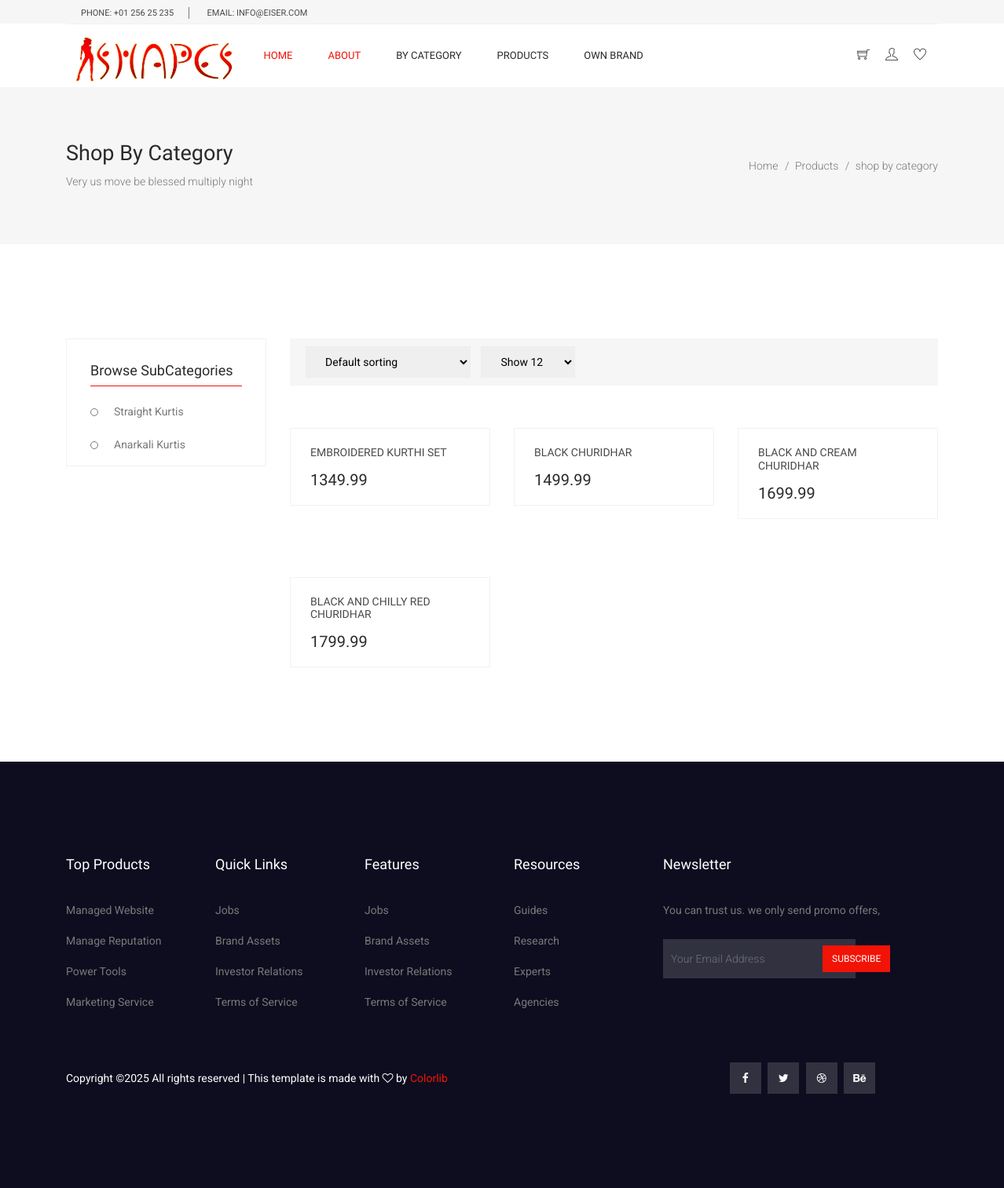
Screenshot of /shop_by_category/2 (signed in) with the database file from the repository.
### Shape_App/models.py (models this page shows, shortened)
class tbl_Product(models.Model):
    subcategory = models.ForeignKey(tbl_SubCategory, on_delete=models.CASCADE, related_name="products")
    name = models.CharField(max_length=200)
    description = models.TextField(null=True, blank=True)
    price = models.DecimalField(max_digits=10, decimal_places=2)
    stock = models.PositiveIntegerField()
    material = models.CharField(max_length=100, null=True, blank=True)   # Cotton, Silk, etc.
    brand = models.CharField(max_length=100, null=True, blank=True)
    gender = models.CharField(max_length=10, choices=[
        ('men', 'Men'),
        ('women', 'Women'),
        ('kids', 'Kids'),
        ('unisex', 'Unisex'),
    ], default='unisex')
    status = models.CharField(max_length=10, choices=[('active', 'Active'), ('inactive', 'Inactive')], default='active')
    created_at = models.DateTimeField(auto_now_add=True)
    updated_at = models.DateTimeField(auto_now=True)
    gst_percentage = models.DecimalField(max_digits=5, decimal_places=2, default=0.00)
    image = models.ImageField(upload_to="products/",null=True)
    video=models.FileField(upload_to='Videos/',null=True)

class tbl_SubCategory(models.Model):
    category = models.ForeignKey(tbl_Category, on_delete=models.CASCADE, related_name="subcategories")
    name = models.CharField(max_length=100)
    status = models.CharField(max_length=100, null=True, choices=[('active', 'Active'), ('inactive', 'Inactive')])
    created_at = models.DateTimeField(auto_now_add=True)
    updated_at = models.DateTimeField(auto_now=True)

### Shape_App/views.py (the view)
# urls.py: path("shop_by_category/<id>",views.shop_by_category,name="shop_by_category"),
def shop_by_category(request,id):
    all_cat=tbl_Category.objects.filter(status="active")
    sub_cat = tbl_SubCategory.objects.filter(category=id)
    subcat_id = request.GET.get("subcategory")  # read query parameter
    if subcat_id:
        product = tbl_Product.objects.filter(subcategory_id=subcat_id)
    else:
        product = tbl_Product.objects.filter(subcategory__category__id=id)
    return render(request,"shop_by_category.html",{"sub_cat":sub_cat,"all_cat":all_cat,"product":product})

### templates/shop_by_category.html (shortened to what this page needs)
{% include 'index_nav.html' %}
{% load static %}
    <section class="banner_area">
      <div class="banner_inner d-flex align-items-center">
        <div class="container">
          <div class="banner_content d-md-flex justify-content-between align-items-center">
            <div class="mb-3 mb-md-0">
              <h2>Shop By Category</h2>
              <p>Very us move be blessed multiply night</p>
            </div>
            <div class="page_link">
              <a href="/">Home</a>
              <a href="/products/">Products</a>
              <a href="/shop_by_category/">shop by category</a>
            </div>
          </div>
        </div>
      </div>
    </section>
    <section class="cat_product_area section_gap">
      <div class="container">
        <div class="row flex-row-reverse">
          <div class="col-lg-9">
            <div class="product_top_bar">
              <div class="left_dorp">
                <select class="sorting">
                  <option value="1">Default sorting</option>
                </select>
                <select class="show">
                  <option value="1">Show 12</option>
                </select>
              </div>
            </div>
            <div class="latest_product_inner">
              <div class="row">
              {% for i in product%}
             <div class="col-lg-4 col-md-6">
          <div class="single-product">
            <div class="product-img">
            </div>
            <div class="product-btm">
              <a href="/product_detail/{{i.id}}" class="d-block">
                <h4>{{i.name}}</h4>
              </a>
              <div class="mt-3">
                <span class="mr-4">{{i.price}}</span>
              </div>
            </div>
          </div>
        </div>
                 {% empty %}
               <h3>✅ No products available in this category.</h3>
            {% endfor %}
              </div>
            </div>
          </div>
          <div class="col-lg-3">
            <div class="left_sidebar_area">
              <aside class="left_widgets p_filter_widgets">
                <div class="l_w_title">
                  <h3>Browse SubCategories</h3>
                </div>
                <div class="widgets_inner">
                  <ul class="list">
                    {% for i in sub_cat %}
                    <li>
                       <a href="?subcategory={{ i.id }}">{{i.name}}</a>
                    </li>
                    {% endfor %}
                  </ul>
                </div>
              </aside>
            </div>
          </div>
        </div>
      </div>
    </section>
    <footer class="footer-area section_gap">
      <div class="container">
        <div class="row">
          <div class="col-lg-2 col-md-6 single-footer-widget">
            <h4>Top Products</h4>
            <ul>
              <li><a href="#">Managed Website</a></li>
              <li><a href="#">Manage Reputation</a></li>
              <li><a href="#">Power Tools</a></li>
              <li><a href="#">Marketing Service</a></li>
            </ul>
          </div>
          <div class="col-lg-2 col-md-6 single-footer-widget">
            <h4>Quick Links</h4>
            <ul>
              <li><a href="#">Jobs</a></li>
              <li><a href="#">Brand Assets</a></li>
              <li><a href="#">Investor Relations</a></li>
              <li><a href="#">Terms of Service</a></li>
            </ul>
          </div>
          <div class="col-lg-2 col-md-6 single-footer-widget">
            <h4>Features</h4>
            <ul>
              <li><a href="#">Jobs</a></li>
              <li><a href="#">Brand Assets</a></li>
              <li><a href="#">Investor Relations</a></li>
              <li><a href="#">Terms of Service</a></li>
            </ul>
          </div>
          <div class="col-lg-2 col-md-6 single-footer-widget">
            <h4>Resources</h4>
            <ul>
              <li><a href="#">Guides</a></li>
              <li><a href="#">Research</a></li>
              <li><a href="#">Experts</a></li>
              <li><a href="#">Agencies</a></li>
            </ul>
          </div>
          <div class="col-lg-4 col-md-6 single-footer-widget">
            <h4>Newsletter</h4>
            <p>You can trust us. we only send promo offers,</p>
            <div class="form-wrap" id="mc_embed_signup">
              <form target="_blank" action="https://spondonit.us12.list-manage.com/subscribe/post?u=1462626880ade1ac87bd9c93a&amp;id=92a4423d01"
                method="get" class="form-inline">
                <input class="form-control" name="EMAIL" placeholder="Your Email Address" onfocus="this.placeholder = ''"
                  onblur="this.placeholder = 'Your Email Address '" required="" type="email">
                <button class="click-btn btn btn-default">Subscribe</button>
              </form>
            </div>
          </div>
        </div>
        <div class="footer-bottom row align-items-center">
          <p class="footer-text m-0 col-lg-8 col-md-12">
Copyright &copy;<script>document.write(new Date().getFullYear());</script> All rights reserved | This template is made with <i class="fa fa-heart-o" aria-hidden="true"></i> by <a href="https://colorlib.com" target="_blank">Colorlib</a>
</p>
          <div class="col-lg-4 col-md-12 footer-social">
            <a href="#"><i class="fa fa-facebook"></i></a>
            <a href="#"><i class="fa fa-twitter"></i></a>
            <a href="#"><i class="fa fa-dribbble"></i></a>
            <a href="#"><i class="fa fa-behance"></i></a>
          </div>
        </div>
      </div>
    </footer>

### rows the page displays
tbl_Product: name "EMBROIDERED KURTHI SET", price "1349.99"
tbl_Product: name "BLACK CHURIDHAR", price "1499.99"
tbl_Product: name "BLACK AND CREAM CHURIDHAR", price "1699.99"
tbl_Product: name "BLACK AND CHILLY RED CHURIDHAR", price "1799.99"
tbl_SubCategory: name "Straight Kurtis"
tbl_SubCategory: name "Anarkali Kurtis"
